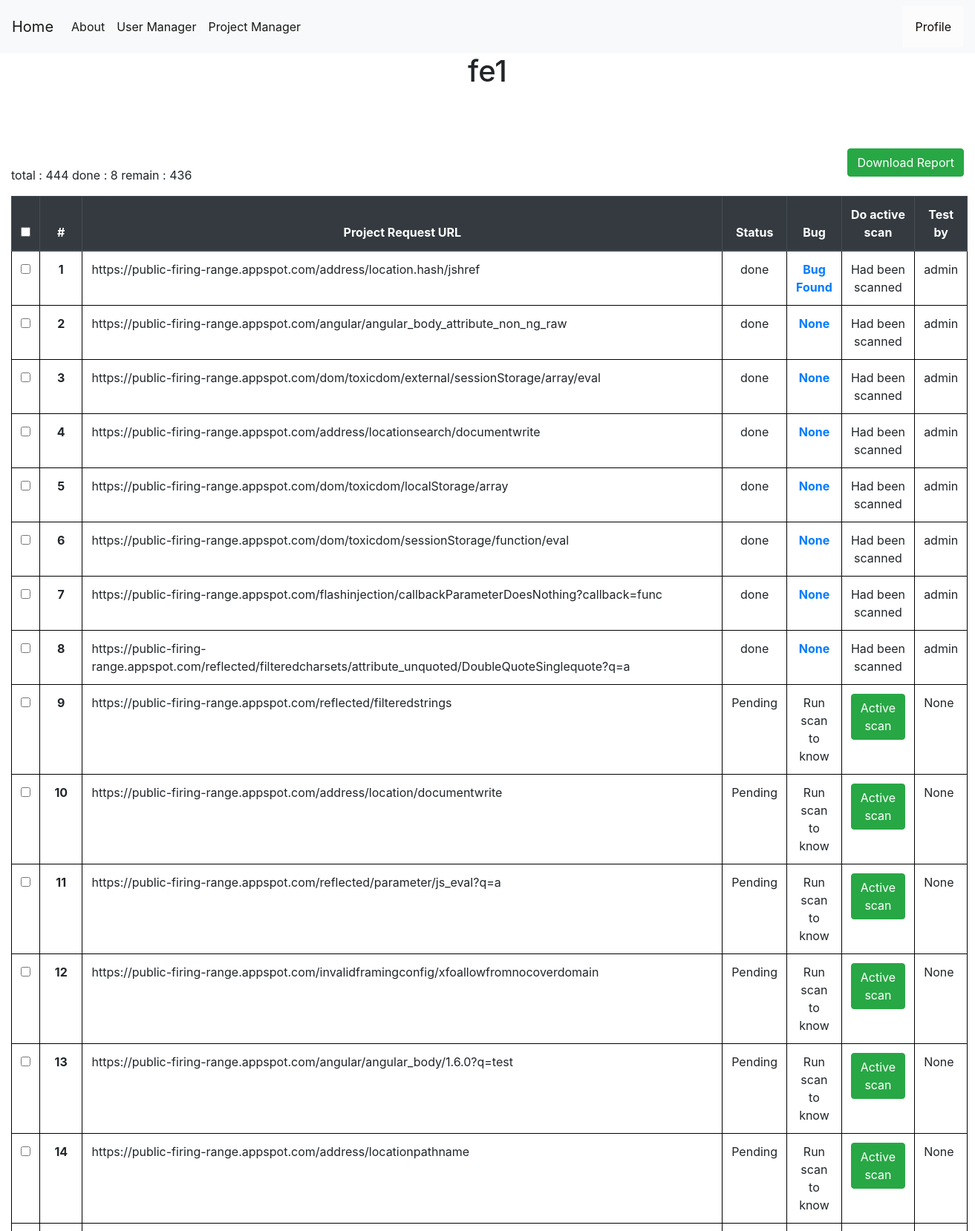
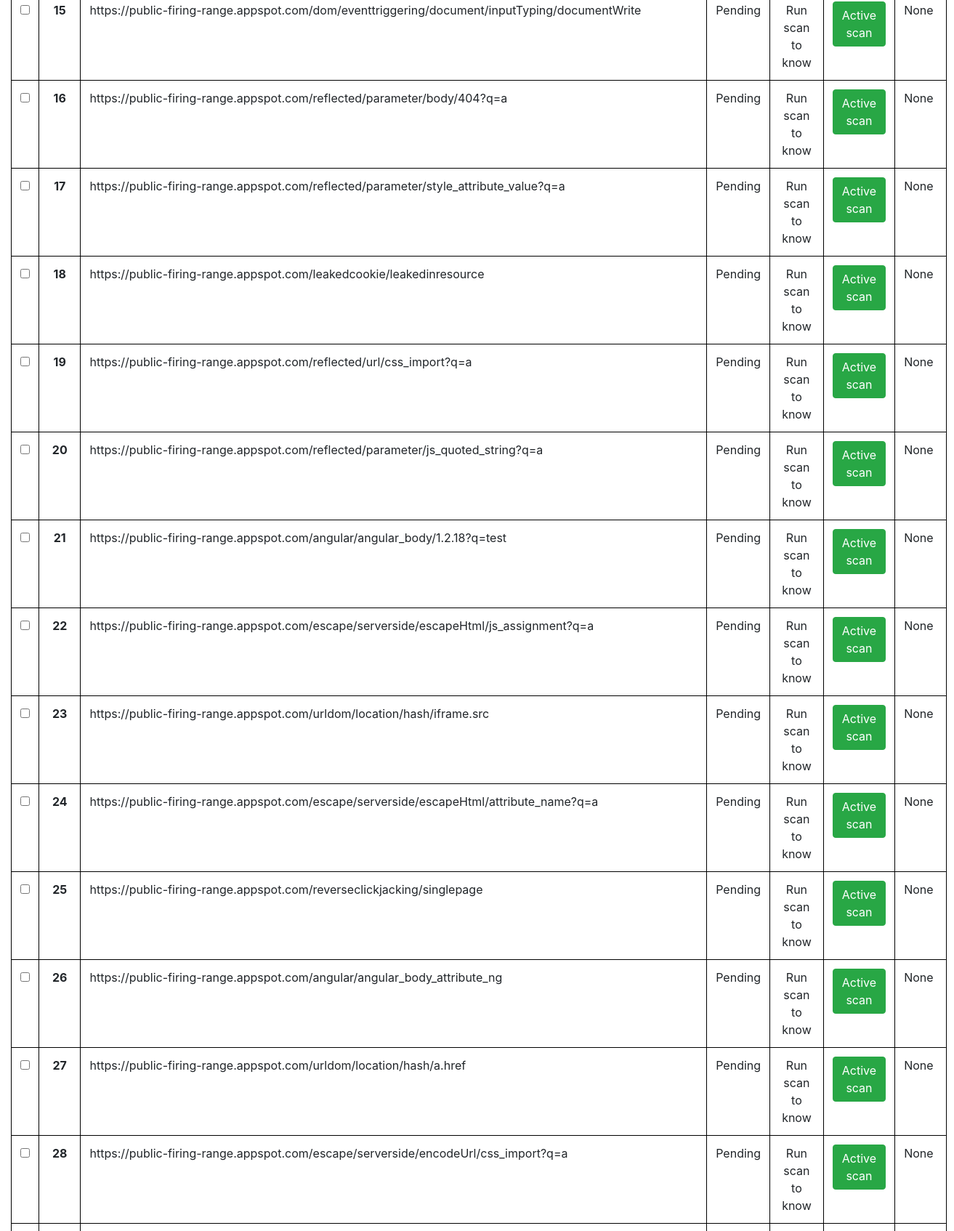
Screenshot of /project-detail/7 (signed in, upper part) with the database file from the repository (2 pictures, top to bottom).
### tables this page shows
CREATE TABLE projects (
    projectid INTEGER PRIMARY KEY AUTOINCREMENT,
    projectname TEXT NOT NULL,
    startdate date NOT NULL,
    enddate date,
    vunls int,
    target text not null,
    securitylevel TEXT,
    manager TEXT ,
    pentester TEXT ,
    status TEXT NOT NULL,
    create_by INTEGER ,
    isspider TEXT,
    login INTEGER NOT NULL,
    userinfo TEXT ,
    passinfo TEXT ,
    FOREIGN KEY (pentester) REFERENCES users(userid) ON DELETE CASCADE
    FOREIGN KEY (manager) REFERENCES users(userid) ON DELETE CASCADE
    FOREIGN KEY (create_by) REFERENCES users(userid) ON DELETE CASCADE
);

CREATE TABLE requests (
    requestid INTEGER PRIMARY KEY AUTOINCREMENT,
    projectid INTEGER NOT NULL,
    requesturl TEXT NOT NULL,
    status TEXT NOT NULL,
    bug TEXT,
    isscan INTEGER ,
    pentester TEXT ,
    FOREIGN KEY (pentester) REFERENCES users(userid) ON DELETE CASCADE
    FOREIGN KEY (projectid) REFERENCES projects(projectid) ON DELETE CASCADE
);

### app.py (the view)
@app.route('/project-detail/<int:id>', methods=('GET', 'POST'))
def project_detail(id):
    msg = ''
    conn = get_db_connection()
    if session["userid"] == None:
        return redirect(url_for('login'))
    conn = get_db_connection()
    users = conn.execute('SELECT * FROM users',).fetchall()
    havebugs = conn.execute('SELECT * FROM requests,bugs WHERE requests.requestid = bugs.requestid AND projectid = ? AND bugs.requestid in (SELECT requestid FROM bugs) GROUP BY bugs.requestid',(id,)).fetchall()
    project = conn.execute('SELECT * FROM projects WHERE projectid = ?',(id,)).fetchone()
    requests = conn.execute('SELECT * FROM requests WHERE projectid = ?',(id,)).fetchall()
    total = conn.execute('SELECT count(requestid) FROM requests WHERE projectid = ?',(id,)).fetchone()
    totalrequest = total["count(requestid)"]
    done = conn.execute('SELECT count(requestid) FROM requests WHERE status = ? AND projectid = ?',("done",id,)).fetchone()
    donerequest = done["count(requestid)"]
    remain = total["count(requestid)"] - done["count(requestid)"]
    conn.commit()
    conn.close()
    return render_template('project_detail.html',havebugs=havebugs,users=users,project=project,totalrequest=totalrequest,donerequest=donerequest,remain=remain,requests=requests,msg=msg)

### app.py (called while the page is built)
def get_db_connection():
    conn = sqlite3.connect('database.db')
    conn.row_factory = sqlite3.Row
    return conn

### templates/project_detail.html (shortened to what this page needs)
{% extends 'base.html' %}
{% block content %}
    <center><h1>{% block title %}  {{project.projectname}}  {% endblock %}</h1></center>
    <link rel= "stylesheet" type= "text/css" href= "{{ url_for('static',filename='css/showuser.css') }}">
  <center>
    <a href="{{ url_for('download_report',id= project.projectid)}}" class="btn btn-success" style="float: right;" role="button" aria-pressed="true">Download Report</a>
</center></br>
<div>
  total : {{totalrequest}}
  done : {{donerequest}}
  remain : {{remain}}
</div>
<div>
    <table class="table" style="width:100%">
        <thead class="thead-dark" style="width:100%">
          <tr>
            <th>
            <input name="select-all" id="select-all" type="checkbox" value="" aria-label="" onClick="toggle(this)">
            </th>
            <th style="text-align: center" width="5%" scope="col">#</th>
            <th style="text-align: center" width="10%" scope="col">Project Request URL</th>
            <th style="text-align: center" width="20%" scope="col">Status</th>
            <th style="text-align: center" width="20%" scope="col">Bug</th>
            <th style="text-align: center" width="50%" scope="col">Do active scan</th>
            <th style="text-align: center" scope="col">Test by</th>
          </tr>
        </thead>
        <tbody>
        {% for request in requests %}
          <tr>
            <th>
              <input type="checkbox" id="checkboxNoLabel" value="request.requestid" aria-label="">
            </th>
            <th style="text-align: center" class="counterCell"></th>
            <td >{{ request.requesturl }}</td>
            <td style="text-align: center" >{{ request.status }}</td>
            {% if request.isscan == 1 %}
            <th style="text-align: center" scope="row"><a href="{{ url_for('bug_detail',id= request.requestid) }} ">{{ request.bug }}</a></th>
            {% elif request.isscan != 1%}
              <td style="text-align: center">Run scan to know</td>
            {% endif %}
            {% if request.isscan != 1 %}
            <td style="text-align: center" >
              <span style="float:center;">
              <a href="{{ url_for('activescan',id= request.requestid) }} "class="btn btn-success">Active scan</a>
              </span>
            </td>
            {% else %}
            <td style="text-align: center" >
              <span style="float:center;">
              Had been scanned
              </span>
            </td>
            {% endif %}
            <td>{{ request.pentester }}</td>
          {% endfor %}
        </tbody>
      </table>
    </div>
{% endblock %}

### static/css/style.css (style rules this page uses)
table, th, td { border: 1px solid black; }
body { min-height: 100vh; height: 100%; margin: 0; z-index: 10; display: grid; grid-template-rows: auto 1fr auto; }
body { display: flex; flex-direction: column; }

### static/css/showuser.css (style rules this page uses)
table { counter-reset: tableCount; }
.counterCell:before { content: counter(tableCount); counter-increment: tableCount; }

### rows the page displays
projects: projectname "fe1"
requests: requesturl "https://public-firing-range.appspot.com/address/location.hash/jshref", status "done", bug "Bug Found", isscan "Had been scanned", pentester "admin"
requests: requesturl "https://public-firing-range.appspot.com/angular/angular_body_attribute_non_ng_raw", status "done", bug "None", isscan "Had been scanned", pentester "admin"
requests: requesturl "https://public-firing-range.appspot.com/dom/toxicdom/external/sessionStorage/array/eval", status "done", bug "None", isscan "Had been scanned", pentester "admin"
requests: requesturl "https://public-firing-range.appspot.com/address/locationsearch/documentwrite", status "done", bug "None", isscan "Had been scanned", pentester "admin"
requests: requesturl "https://public-firing-range.appspot.com/dom/toxicdom/localStorage/array", status "done", bug "None", isscan "Had been scanned", pentester "admin"
requests: requesturl "https://public-firing-range.appspot.com/dom/toxicdom/sessionStorage/function/eval", status "done", bug "None", isscan "Had been scanned", pentester "admin"
requests: requesturl "https://public-firing-range.appspot.com/flashinjection/callbackParameterDoesNothing?callback=func", status "done", bug "None", isscan "Had been scanned", pentester "admin"
requests: requesturl "https://public-firing-range.appspot.com/reflected/filteredcharsets/attribute_unquoted/DoubleQuoteSinglequote?q=a", status "done", bug "None", isscan "Had been scanned", pentester "admin"
requests: requesturl "https://public-firing-range.appspot.com/reflected/filteredstrings", status "Pending", isscan "Run scan to know", pentester "None"
requests: requesturl "https://public-firing-range.appspot.com/address/location/documentwrite", status "Pending", isscan "Run scan to know", pentester "None"
requests: requesturl "https://public-firing-range.appspot.com/reflected/parameter/js_eval?q=a", status "Pending", isscan "Run scan to know", pentester "None"
requests: requesturl "https://public-firing-range.appspot.com/invalidframingconfig/xfoallowfromnocoverdomain", status "Pending", isscan "Run scan to know", pentester "None"
requests: requesturl "https://public-firing-range.appspot.com/angular/angular_body/1.6.0?q=test", status "Pending", isscan "Run scan to know", pentester "None"
requests: requesturl "https://public-firing-range.appspot.com/address/locationpathname", status "Pending", isscan "Run scan to know", pentester "None"
requests: requesturl "https://public-firing-range.appspot.com/dom/eventtriggering/document/inputTyping/documentWrite", status "Pending", isscan "Run scan to know", pentester "None"
requests: requesturl "https://public-firing-range.appspot.com/reflected/parameter/body/404?q=a", status "Pending", isscan "Run scan to know", pentester "None"
requests: requesturl "https://public-firing-range.appspot.com/reflected/parameter/style_attribute_value?q=a", status "Pending", isscan "Run scan to know", pentester "None"
requests: requesturl "https://public-firing-range.appspot.com/leakedcookie/leakedinresource", status "Pending", isscan "Run scan to know", pentester "None"
requests: requesturl "https://public-firing-range.appspot.com/reflected/url/css_import?q=a", status "Pending", isscan "Run scan to know", pentester "None"
requests: requesturl "https://public-firing-range.appspot.com/reflected/parameter/js_quoted_string?q=a", status "Pending", isscan "Run scan to know", pentester "None"
requests: requesturl "https://public-firing-range.appspot.com/angular/angular_body/1.2.18?q=test", status "Pending", isscan "Run scan to know", pentester "None"
requests: requesturl "https://public-firing-range.appspot.com/escape/serverside/escapeHtml/js_assignment?q=a", status "Pending", isscan "Run scan to know", pentester "None"
requests: requesturl "https://public-firing-range.appspot.com/urldom/location/hash/iframe.src", status "Pending", isscan "Run scan to know", pentester "None"
requests: requesturl "https://public-firing-range.appspot.com/escape/serverside/escapeHtml/attribute_name?q=a", status "Pending", isscan "Run scan to know", pentester "None"
requests: requesturl "https://public-firing-range.appspot.com/reverseclickjacking/singlepage", status "Pending", isscan "Run scan to know", pentester "None"
requests: requesturl "https://public-firing-range.appspot.com/angular/angular_body_attribute_ng", status "Pending", isscan "Run scan to know", pentester "None"
requests: requesturl "https://public-firing-range.appspot.com/urldom/location/hash/a.href", status "Pending", isscan "Run scan to know", pentester "None"
requests: requesturl "https://public-firing-range.appspot.com/escape/serverside/encodeUrl/css_import?q=a", status "Pending", isscan "Run scan to know", pentester "None"

### other values shown
{{ totalrequest }} "444"
{{ donerequest }} "8"
{{ remain }} "436"
